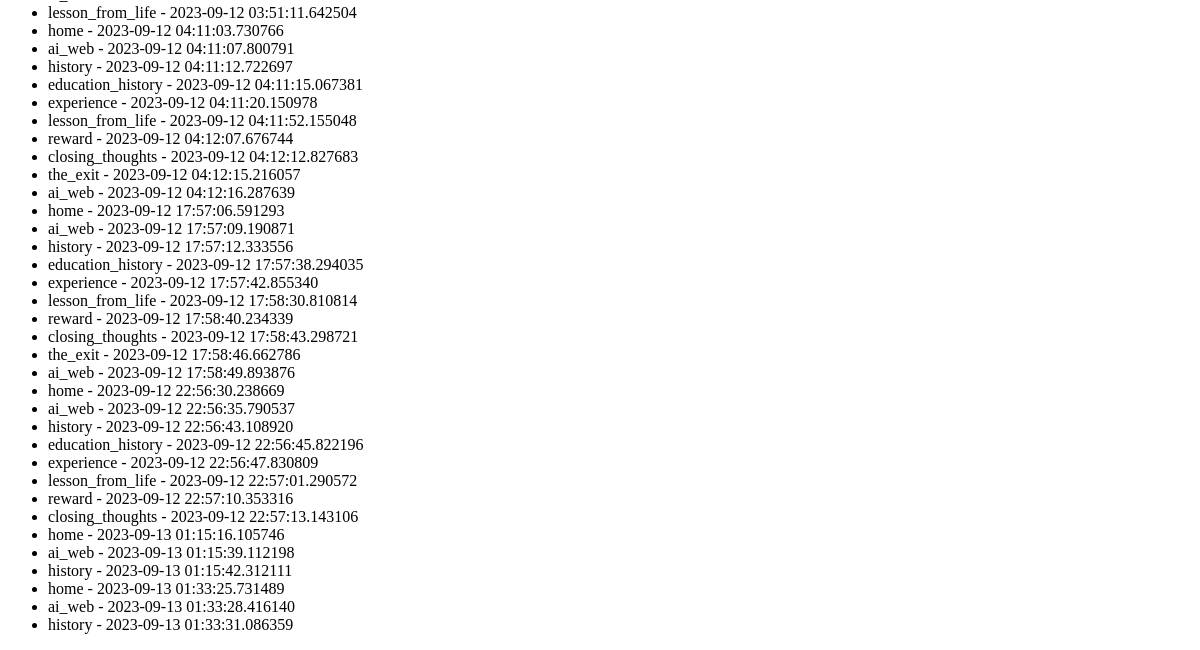
Before: /view_visits (lower part) with the older database file.
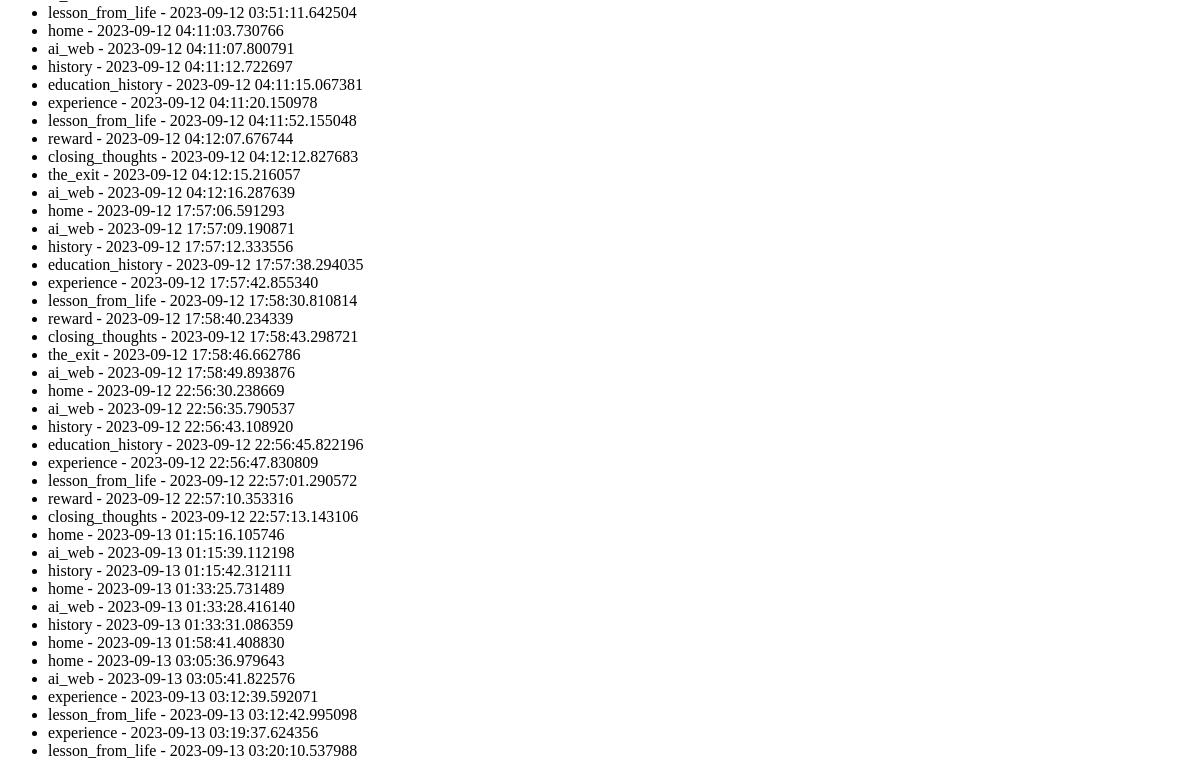
After: the same page with the newer database file.
### app.py (models this page shows)
class Visit(db.Model):
    id = db.Column(db.Integer, primary_key=True)
    timestamp = db.Column(db.DateTime, nullable=False, default=datetime.utcnow)
    page_name = db.Column(db.String(100), nullable=False)

### app.py (the view)
@app.route('/view_visits')
def view_visits():
    visits = Visit.query.all()
    return render_template('view_visits.html', visits=visits)

### templates/view_visits.html (shortened to what this page needs)
<!DOCTYPE html>
<html lang="en">
<head>
</head>
<body>
    <ul>
        {% for visit in visits %}
            <li>{{ visit.page_name }} - {{ visit.timestamp }}</li>
        {% endfor %}
    </ul>
</body>
</html>

Changed rows visible on the page:
added Visit: page_name "home", timestamp "2023-09-13 01:58:41.408830"
added Visit: page_name "home", timestamp "2023-09-13 03:05:36.979643"
added Visit: page_name "ai_web", timestamp "2023-09-13 03:05:41.822576"
added Visit: page_name "experience", timestamp "2023-09-13 03:12:39.592071"
added Visit: page_name "lesson_from_life", timestamp "2023-09-13 03:12:42.995098"
added Visit: page_name "experience", timestamp "2023-09-13 03:19:37.624356"
added Visit: page_name "lesson_from_life", timestamp "2023-09-13 03:20:10.537988"
